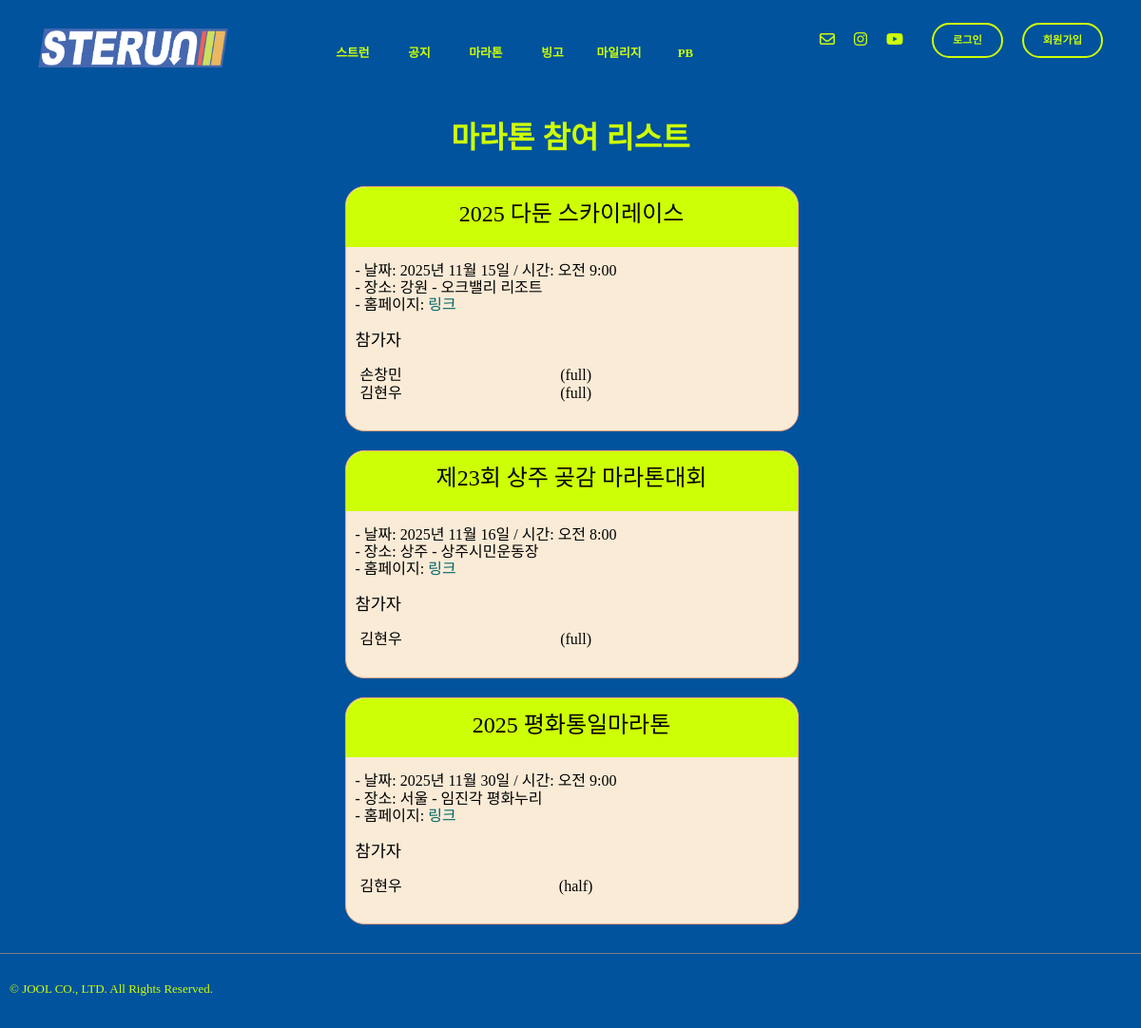
Page /marathon/ on the earlier database version.
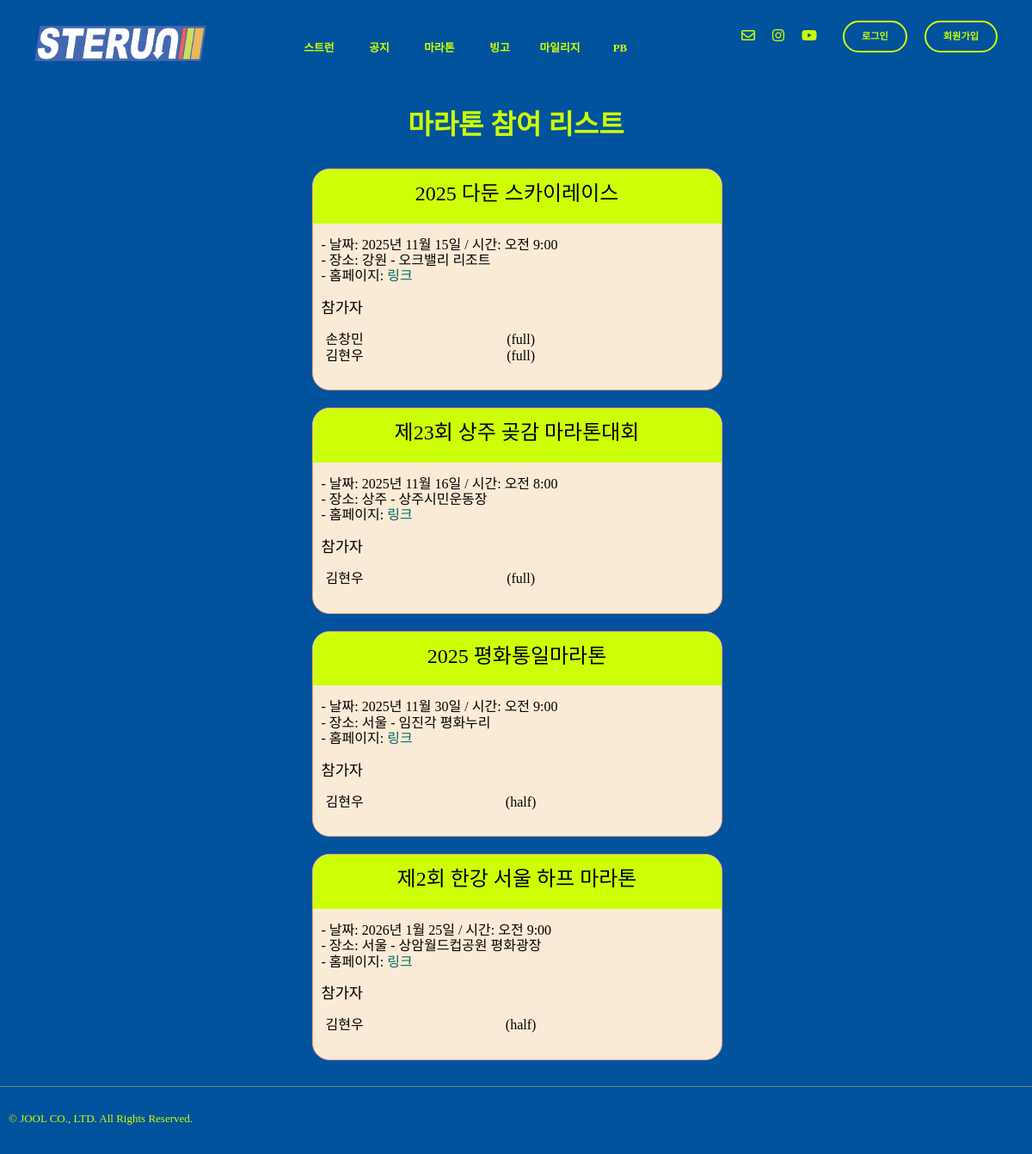
Same page on the later database version.
### marathon/models.py (models this page shows, shortened)
class MarathonEvent(models.Model):
    marathon_id = models.AutoField(primary_key=True)
    title = models.CharField(max_length=100, blank=False, null=False)
    date = models.DateField()
    time = models.TimeField()
    location_city = models.CharField(max_length=50)
    location_cource = models.CharField(max_length=50)
    url = models.URLField()

class MarathonReg(models.Model):
    regis_id = models.AutoField(primary_key=True)
    marathon = models.ForeignKey(MarathonEvent, on_delete=models.CASCADE)
    distance = models.CharField(max_length=10, blank=False, null=False)
    user = models.ForeignKey(settings.AUTH_USER_MODEL, on_delete=models.CASCADE)

### marathon/views.py (the view)
# urls.py: path("", views.marathon_list, name="marathon_list"),
def marathon_list(request):
    events = MarathonEvent.objects.prefetch_related(
        'marathonreg_set__user'   # 역참조 + user까지 미리 가져오기
    )
    context = {
        'events': events,
    }
    return render(request, 'marathon/marathon.html', context)

### templates/marathon/marathon.html (shortened to what this page needs)
{% extends "base.html" %}
{% load static %}
{% block content %}
  <div class="article-top-space"></div>
  <div class="marathon-page">
    <div class="marathon-list">
      <p class="page-title">마라톤 참여 리스트</p>
      {% for event in events %}
        <div class="card-1">
          <div class="marathon-title">{{ event.title }}</div>
          <p class="marathon-desc">
            - 날짜:
            {{ event.date }}
            / 시간:
            {{ event.time }}<br>
            - 장소:
            {{ event.location_city }}
            -
            {{ event.location_cource }}<br>
            - 홈페이지:
            <a href="{{ event.url }}" target="_blank" class="text-aqua">
              링크</a>
          </p>
          <h3 class="text-black">참가자</h3>
          {% for reg in event.marathonreg_set.all %}
            <div class="marathon-parti flex-row">
              <div class="flex-row-item indent-5">{{ reg.user.last_name }}{{ reg.user.first_name }}</div>
              <div class="flex-row-item">({{ reg.distance }})</div>
              {% if reg.user.username == request.user.username %}
                <div class="del-parti-btn">
                  <form method="post" action="{% url 'marathon:del_parti' reg.regis_id %}" style="display:inline;">
                    {% csrf_token %}
                    <button type="submit" class="del-btn-border">
                      삭제
                    </button>
                  </form>
                </div>
              {% else %}
                <div class="del-parti-btn"></div>
              {% endif %}
            </div>
            {% empty %}
            <p class="empty-parti">아직 참가자가 없습니다.</p>
          {% endfor %}
          {% if user.is_authenticated %}
            <div class="parti-sec">
              <div class="text-black">참가자 등록하기</div>
              <form method="post" action="{% url 'marathon:parti_me' event.marathon_id %}" class="marathon-form">
                {% csrf_token %}
                <select name="distance" class="dist-filter">
                  <option value="full">Full</option>
                  <option value="half">Half</option>
                  <option value="10km">10Km</option>
                  <option value="5km">5Km</option>
                </select>
                <button type="submit" class="marathon-btn">등록</button>
              </form>
            </div>
          {% else %}
            <div class="space-h30"></div>
          {% endif %}
        </div>
      {% endfor %}
    </div>
  </div>
{% endblock content %}

Differences in the rows shown:
added MarathonEvent: title "제2회 한강 서울 하프 마라톤", date "2026년 1월 25일", time "오전 9:00", location_city "서울", location_cource "상암월드컵공원 평화광장"
added MarathonReg: user.last_name "김", user.first_name "현우", distance "half", shown under "제2회 한강 서울 하프 마라톤"
